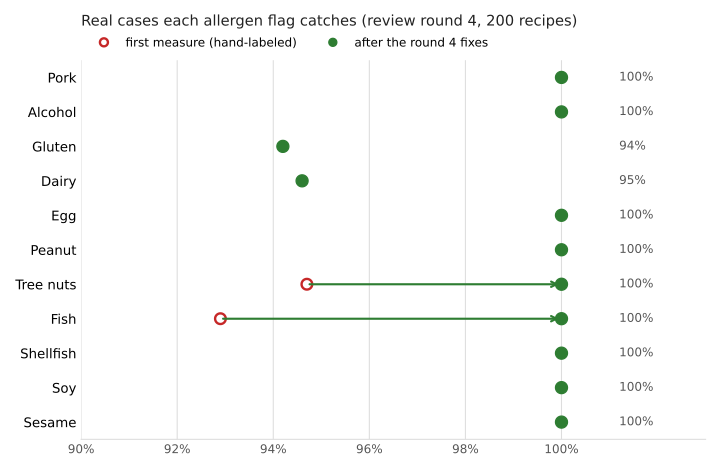

Reproduce this figure in Python.
"""Chart for the README: how many real cases each allergen flag catches in review round 4.

Round 4 was labeled by hand by a team member and scored before any fix, then the
misses it found were fixed. The chart shows both, so the README shows the honest
first measure next to the current one:

    python docs/art/flag_recall.py    # saves docs/art/flag_recall.svg

Numbers come from notebook 01, section 5.12 (recall on 200 recipes). Update
ROUND4 when a new round is scored.
"""
from pathlib import Path

import matplotlib

matplotlib.use("Agg")
import matplotlib.pyplot as plt

# Flag -> (recall before the fixes, recall after), in percent
ROUND4 = {
    "Pork": (100, 100), "Alcohol": (100, 100), "Gluten": (94.2, 94.2), "Dairy": (94.6, 94.6),
    "Egg": (100, 100), "Peanut": (100, 100), "Tree nuts": (94.7, 100), "Fish": (92.9, 100),
    "Shellfish": (100, 100), "Soy": (100, 100), "Sesame": (100, 100),
}
OUT = Path(__file__).with_name("flag_recall.svg")
AFTER, BEFORE, TEXT, GRID = "#2E7D32", "#C62828", "#555555", "#DDDDDD"


def draw() -> Path:
    """Draw a dot chart (before -> after) of round 4 recall per allergen and save it as SVG."""
    names = list(ROUND4)[::-1]                      # first flag at the top
    fig, ax = plt.subplots(figsize=(7.5, 4.9))
    for y, name in enumerate(names):
        before, after = ROUND4[name]
        if before != after:
            ax.annotate("", xy=(after, y), xytext=(before, y),
                        arrowprops={"arrowstyle": "->", "color": AFTER, "lw": 1.6})
            ax.plot(before, y, "o", ms=8, mfc="white", mec=BEFORE, mew=1.8)
        ax.plot(after, y, "o", ms=9, color=AFTER)
        ax.text(101.2, y, f"{after:.0f}%", va="center", fontsize=9, color=TEXT)
    ax.set_yticks(range(len(names)), names, fontsize=10)
    ax.set_xlim(90, 103)
    ax.set_xticks([90, 92, 94, 96, 98, 100], ["90%", "92%", "94%", "96%", "98%", "100%"], fontsize=9, color=TEXT)
    ax.grid(axis="x", color=GRID, lw=0.8)
    ax.set_axisbelow(True)
    for side in ("top", "right", "left"):
        ax.spines[side].set_visible(False)
    ax.spines["bottom"].set_color(GRID)
    ax.tick_params(length=0)
    ax.plot([], [], "o", mfc="white", mec=BEFORE, mew=1.8, ls="", label="first measure (hand-labeled)")
    ax.plot([], [], "o", color=AFTER, ls="", label="after the round 4 fixes")
    ax.legend(loc="lower left", bbox_to_anchor=(0, 1.0), ncol=2, frameon=False, fontsize=9)
    ax.set_title("Real cases each allergen flag catches (review round 4, 200 recipes)",
                 fontsize=11, loc="left", color="#222222", pad=26)
    fig.patch.set_facecolor("white")
    fig.tight_layout()
    fig.savefig(OUT, format="svg", facecolor="white")
    plt.close(fig)
    return OUT


if __name__ == "__main__":
    print("Saved", draw())
